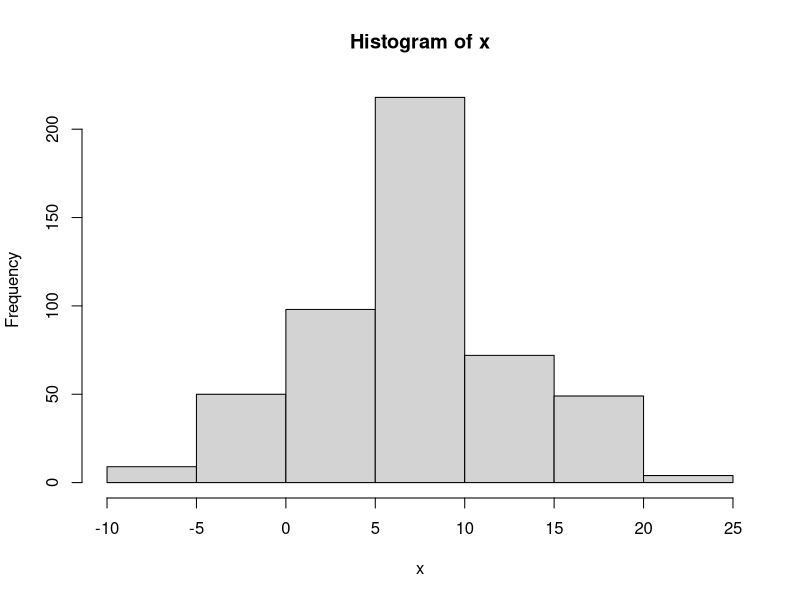

Write the R code that produced this figure. (Note: this script raises an error after producing the figure.)
##RESULTS:
#Both methods need some estimation time but estimate the parameters well


#transition matrix
gamma<-matrix(c(0.7,0.25,0.05,
                0.1,0.4,0.5,
                0.3,0.5,0.2), byrow=T, nrow=3)

#initial state probabilities
delta<-c(0.5, 0.3, 0.2)

#sample size
n<- 500

x<-c()
set.seed(100)
s1<-rnorm(10000, 7, 1)
s2<-rnorm(10000, 2, 4)
s3<-rnorm(10000, 15, 3)


#initial state
random_number<-runif(1, 0, 1)

if (random_number < delta[1]){
  x[1]<-sample(s1, 1, replace = F)
  p<-1
} else if (random_number < sum(delta[1:2]) && random_number > delta[1]) {
  x[1]<-sample(s2, 1, replace = F)
  p<-2
} else {
  x[1]<-sample(s3, 1, replace = F)
  p<-3
}

#sample creation
for (i in 2:n){
  random_number<-runif(1, 0, 1)
  if (random_number < gamma[p,1]){
    p<-1
    x[i]<-sample(s1, 1, replace = F)
  } else if(random_number < sum(gamma[p,1:2]) && random_number > gamma[p,1]) {
    p<-2
    x[i]<-sample(s2, 1, replace = F)
  } else {
    p<-3
    x[i]<-sample(s3, 1, replace = F)
  }
}


#likelihoods

#the first likelihood only requires one parameter. The other two need two

L1<-function(x, theta){
  mu <- theta 
  
  p1<-1/sqrt(2*pi)*exp(-0.5*(x-mu)^2)
  return(p1)
}

L2<-function(x,theta){
  mu <- theta[1]
  sd <- theta[2]
  p2<-1/sqrt(2*pi*(sd^2))*exp(-((x-mu)^2)/(2*sd^2))
  return(p2)
}

L3<-function(x,theta){
  mu <- theta[1]
  sd <- theta[2]
  p3<-1/sqrt(2*pi*(sd^2))*exp(-((x-mu)^2)/(2*sd^2))
  return(p3)
}



m<-3

hist(x)
#intial estimates of theta

theta1 <- list(8,c(1,1),c(20,1))

multifactorHMM(x=x,theta=theta1,m=m,method="EM",L1=L1,L2=L2,L3=L3,decoding = TRUE)
multifactorHMM(x=x,theta=theta1,m=m,method="DM",L1=L1,L2=L2,L3=L3,decoding = TRUE)
